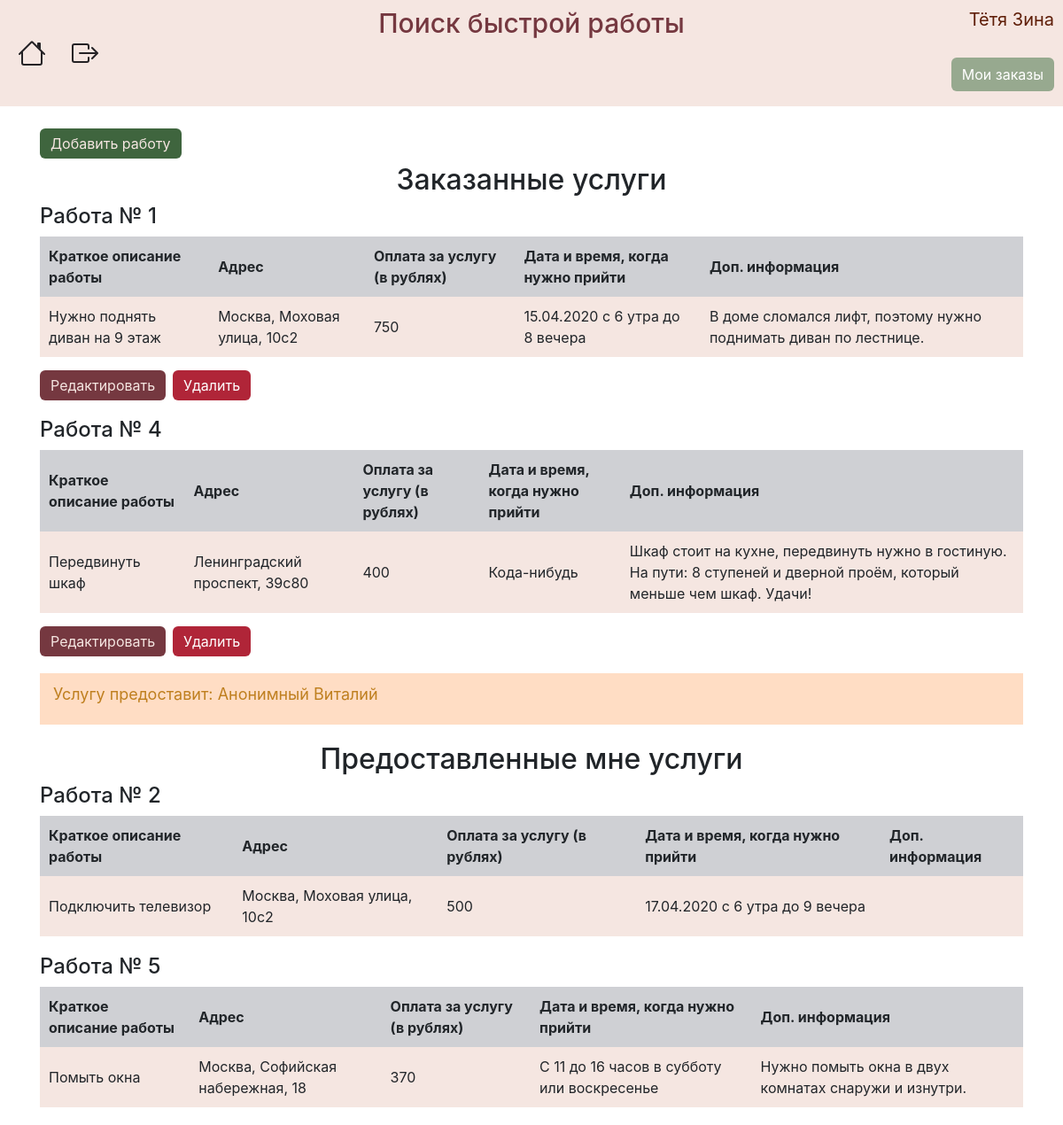
Page /myjobs (signed in) on the earlier database version.
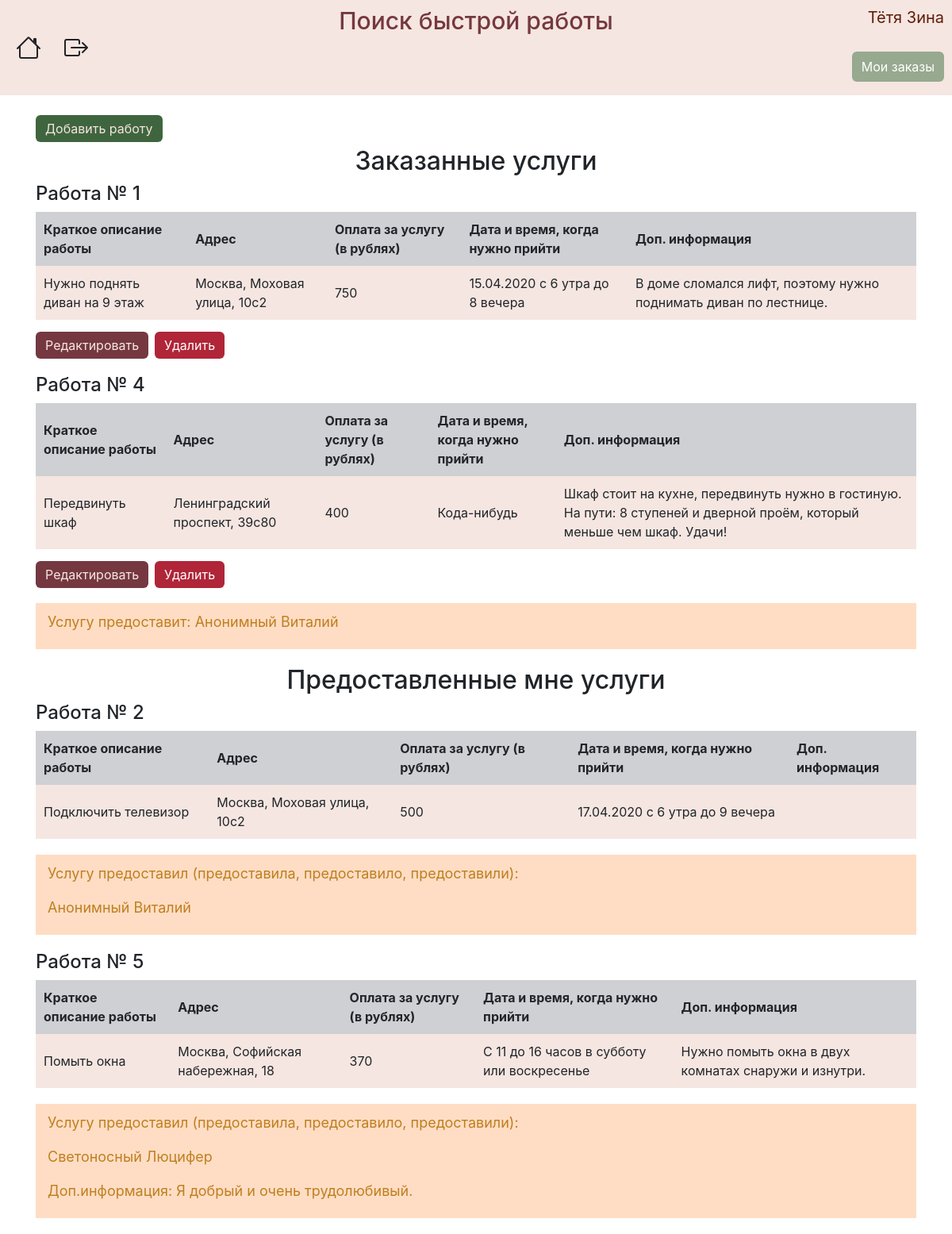
Same page on the later database version.
### data/users.py (models this page shows, shortened)
class User(SqlAlchemyBase, UserMixin):
    __tablename__ = 'users'
    id = sqlalchemy.Column(sqlalchemy.Integer, primary_key=True, autoincrement=True)
    surname = sqlalchemy.Column(sqlalchemy.String, nullable=True)
    name = sqlalchemy.Column(sqlalchemy.String, nullable=True)
    employment = sqlalchemy.Column(sqlalchemy.String, nullable=True)
    email = sqlalchemy.Column(sqlalchemy.String, index=True, unique=True, nullable=True)
    hashed_password = sqlalchemy.Column(sqlalchemy.String, nullable=True)
    info = sqlalchemy.Column(sqlalchemy.String, nullable=True)
    job = orm.relation("Jobs", back_populates='user')

### data/jobs.py (models this page shows)
class Jobs(SqlAlchemyBase):
    __tablename__ = 'jobs'
    id = sqlalchemy.Column(sqlalchemy.Integer,
                           primary_key=True, autoincrement=True)
    employer = sqlalchemy.Column(sqlalchemy.Integer, sqlalchemy.ForeignKey("users.id"))
    description = sqlalchemy.Column(sqlalchemy.String)
    salary = sqlalchemy.Column(sqlalchemy.Integer)
    address = sqlalchemy.Column(sqlalchemy.String)
    info = sqlalchemy.Column(sqlalchemy.String, nullable=True)
    date = sqlalchemy.Column(sqlalchemy.String)
    coords = sqlalchemy.Column(sqlalchemy.String)
    is_finished = sqlalchemy.Column(sqlalchemy.Boolean, default=False)
    employee = sqlalchemy.Column(sqlalchemy.Integer, default=0)
    user = orm.relation('User')

### data/jobs_api.py (the view)
@blueprint.route("/myjobs")
def myjobs():
    session = db_session.create_session()
    jobs = session.query(Jobs).filter(Jobs.employer == current_user.id, Jobs.is_finished == False).all()
    sp = session.query(User).all()
    users = {}
    for user in sp:
        users[user.id] = user
    jobs_done = session.query(Jobs).filter(Jobs.employer == current_user.id, Jobs.is_finished == True).all()
    return render_template("my_jobs.html", jobs=jobs, users=users, jobs_done=jobs_done)

### data/db_session.py (called while the page is built)
def create_session() -> Session:
    global __factory
    return __factory()

### main.py (called while the page is built)
def main():
    db_session.global_init("db/jobs.db")
    @login_manager.user_loader
    def load_user(user_id):
        session = db_session.create_session()
        return session.query(User).get(user_id)
    app.register_blueprint(jobs_api.blueprint)
    app.register_blueprint(user_api.blueprint)
    @app.errorhandler(404)
    def not_found(error):
        return make_response(jsonify({'error': 'Not found'}), 404)
    app.run()

### templates/my_jobs.html (shortened to what this page needs)
{% extends "base.html" %}
{% block content %}
{% if current_user.is_authenticated and current_user.employment == 'Работодатель' %}
<div class="add-job-btn"><a href="addjob">Добавить работу</a></div>
<h2 align="center">Заказанные услуги</h2>
{% for item in jobs%}
<h4>Работа № {{ item.id }}</h4>
<table class="myjobs-table">
    <tr>
        <th>Краткое описание работы</th>
        <th>Адрес</th>
        <th>Оплата за услугу (в рублях)</th>
        <th>Дата и время, когда нужно прийти</th>
        <th>Доп. информация</th>
    </tr>
    <tr>
        <td>{{ item.description }}</td>
        <td>{{ item.address }}</td>
        <td>{{ item.salary }}</td>
        <td>{{ item.date }}</td>
        <td>{{ item.info }}</td>
    </tr>
</table>
<div class="edit-job-btn"><a href="/addjob/{{ item.id }}">Редактировать</a></div>
<div class="delete-job-btn"><a href="/job_delete/{{ item.id }}">Удалить</a></div>
{% if item.employee != 0 %}
<div class="myjobs-employee">
    <p>Услугу предоставит: {{ users[item.employee].surname }} {{ users[item.employee].name}}</p>
</div>
{% endif %}
{% endfor %}
<h2 align="center">Предоставленные мне услуги</h2>
{% for item in jobs_done %}
<h4>Работа № {{ item.id }}</h4>
<table class="myjobs-table">
    <tr>
        <th>Краткое описание работы</th>
        <th>Адрес</th>
        <th>Оплата за услугу (в рублях)</th>
        <th>Дата и время, когда нужно прийти</th>
        <th>Доп. информация</th>
    </tr>
    <tr>
        <td>{{ item.description }}</td>
        <td>{{ item.address }}</td>
        <td>{{ item.salary }}</td>
        <td>{{ item.date }}</td>
        <td>{{ item.info }}</td>
    </tr>
</table>
{% if item.employee != 0 %}
<div class="myjobs-employee">
    <p>Услугу предоставил (предоставила, предоставило, предоставили):</p>
    <p>{{ users[item.employee].surname }} {{ users[item.employee].name}}</p>
    {% if users[item.employee].info != '' %}
    <p>Доп.информация: {{ users[item.employee].info }}</p>
    {% endif %}
</div>
{% endif %}
{% endfor %}
{% endif %}
{% endblock %}

### templates/base.html (shortened to what this page needs)
<!doctype html>
<html lang="en">
<head>
    <link rel="stylesheet" type="text/css" href="/static/css/style.css"/>
    <link rel="stylesheet"
          href="https://stackpath.bootstrapcdn.com/bootstrap/4.4.1/css/bootstrap.min.css"
>
</head>
<body>
<div class="menu">
    <nav class="navbar">
        <a class="home" href="/">
        </a>
        {% if current_user.is_authenticated %}
        <a class="exit" href="/logout">
        </a>
        {% if current_user.is_authenticated and current_user.employment == 'Работодатель' %}
        <div class="my_orders">
            <a href="/myjobs">Мои заказы</a>
        </div>
        {% endif %}
        {% else %}
        <p>
        <div class="register"><a href="/register">Зарегистрироваться</a></div>
        <div class="login"><a href="/login">Войти</a></div>
        </p>
        {% endif %}
        <h2 class="title">
            Поиск быстрой работы
        </h2>
        <p class="username">{{ current_user.surname }} {{ current_user.name }}</p>
    </nav>
</div>
<main role="main" class="container">
    {% block content %}{% endblock %}
</main>
</body>
</html>

### static/css/style.css (style rules this page uses)
.menu { background: #f5e6e1; height: 120px; }
.home { position: absolute; left: 20px; margin-top: 60px; color: #242225; }
.exit { position: absolute; left: 80px; margin-top: 60px; color: #242225; }
.my_orders a { position: absolute; right: 10px; margin-top: 35px; background-color: #97a98f; color: #fff; border-radius: 6px; padding: 7px 12px 7px 12px; }
.username { position: absolute; font-size: 20px; right: 10px; color: #5f1e08; }
.title { font-size: 30px; margin-left: auto; margin-right: auto; color: #753840; }
.edit-job-btn a { background-color: #753840; border: none; color: #f5e6e1; border-radius: 6px; padding: 7px 12px 7px 12px; }
.delete-job-btn a { position: relative; left: 150px; top: -24px; background-color: #b02538; border: none; color: #fff; border-radius: 6px; padding: 7px 12px 7px 12px; }
.myjobs-employee { font-size: 18px; background-color: #ffddc4; color: #bf7f1f; padding: 10px 15px 5px 15px; margin-bottom: 20px; }
.myjobs-table tr th { background-color: #cfd0d4; padding: 10px; }
.myjobs-table tr td { background-color: #f5e6e1; padding: 10px; }
.myjobs-table { margin-bottom: 20px; }
.add-job-btn { margin: 30px 0 10px 0; }
.add-job-btn a { background-color: #3f653e; border: none; color: #f5e6e1; border-radius: 6px; padding: 7px 12px 7px 12px; }

Differences in the rows shown:
changed Jobs "Подключить телевизор": employee 0 → 2 (drawn); employee.surname (not shown) → "Анонимный"; employee.name (not shown) → "Виталий"
changed Jobs "Помыть окна": employee 0 → 4 (drawn); employee.surname (not shown) → "Светоносный"; employee.name (not shown) → "Люцифер"; employee.info (not shown) → "Я добрый и очень трудолюбивый."
